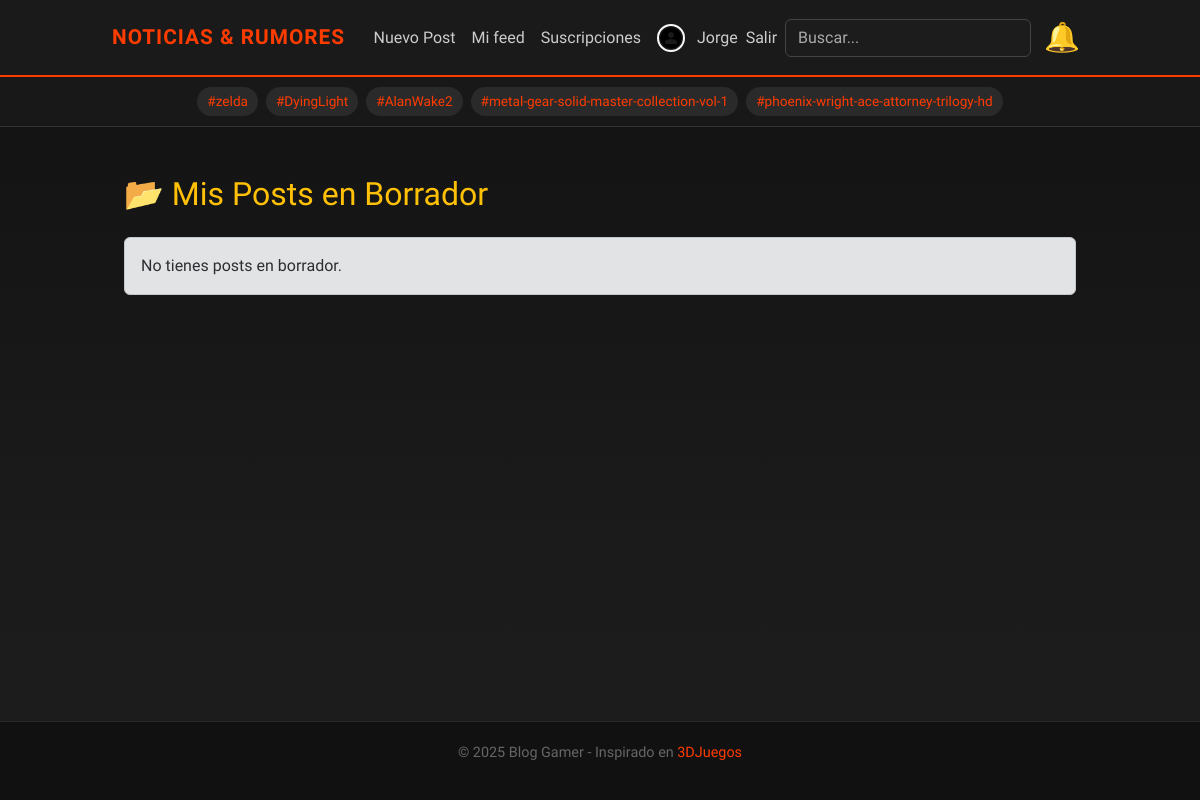
Page /my-drafts/ (signed in) on the earlier database version.
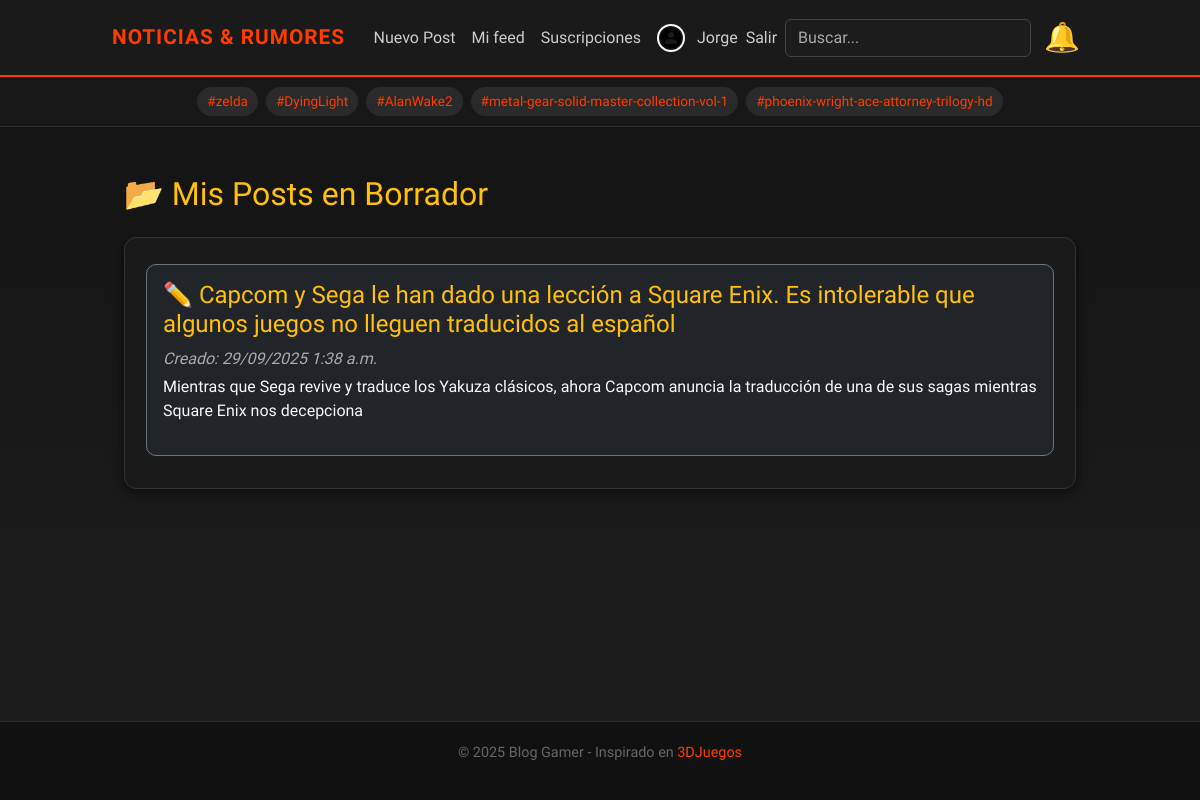
Same page on the later database version.
### blog/models.py (models this page shows, shortened)
class Post(models.Model):
    STATUS_CHOICES = (
        ('draft', 'Borrador'),
        ('published', 'Publicado'),
    )
    PLATFORM_CHOICES = [
        ("pc", "PC"),
        ("xbox", "Xbox"),
        ("nintendo", "Nintendo Switch"),
        ("mobile", "Celular"),
        ("ps", "PlayStation"),
    ]
    title = models.CharField(max_length=200, verbose_name='Título')
    slug = models.SlugField(max_length=220, unique=True, db_index=True)
    author = models.ForeignKey(User, on_delete=models.CASCADE, related_name='posts')
    is_visible = models.BooleanField(default=True)  # 👈 nuevo campo
    cover = models.ImageField(upload_to='covers/', blank=True, null=True)
    platform = models.CharField(max_length=20, choices=PLATFORM_CHOICES, default="pc")
    excerpt = models.CharField(max_length=300, blank=True)
    content = RichTextUploadingField()
    status = models.CharField(max_length=10, choices=STATUS_CHOICES, default='draft')
    created = models.DateTimeField(auto_now_add=True, db_index=True)
    updated = models.DateTimeField(auto_now=True)
    tags = TaggableManager(blank=True)
    class Meta:
        ordering = ['-created']

### blog/views.py (the view)
# urls.py: path("my-drafts/", views.my_drafts, name="my_drafts"),
@login_required
def my_drafts(request):
    drafts = Post.objects.filter(author=request.user, status="draft").order_by("-created")
    return render(request, "my_drafts.html", {"drafts": drafts})

### blog/context_processors.py (called while the page is built)
def unread_notifications(request):
    if request.user.is_authenticated:
        return {
            "unread_count": request.user.notifications.filter(is_read=False).count(),
            "notifications": request.user.notifications.all().order_by("-created_at")[:8],
        }
    return {"unread_count": 0, "notifications": []}

def global_tags(request):
    return {"all_tags": Tag.objects.all()[:15]}

def latest_notifications(request):
    if request.user.is_authenticated:
        return {
            "notifications": request.user.notifications.all().order_by("-created_at")[:8]
        }
    return {"notifications": []}

### blog/templates/my_drafts.html (shortened to what this page needs)
{% extends "base.html" %}
{% block content %}
<div class="container mt-4">
  <h2 class="mb-4 text-warning">📂 Mis Posts en Borrador</h2>
  {% if drafts %}
    <div class="drafts-container p-3">
      {% for p in drafts %}
        <div class="card draft-card bg-dark border-secondary mb-3">
          <div class="card-body">
            <h4 class="card-title">
              <a href="{% url 'blog:post_edit' p.slug %}" class="text-warning text-decoration-none">
                ✏️ {{ p.title }}
              </a>
            </h4>
            <p class="text-muted mb-1">Creado: {{ p.created|date:"d/m/Y g:i a" }}</p>
            <p class="text-light">{{ p.excerpt|default:"(Sin resumen)" }}</p>
          </div>
        </div>
      {% endfor %}
    </div>
  {% else %}
    <div class="alert alert-secondary">No tienes posts en borrador.</div>
  {% endif %}
</div>
{% endblock %}

### blog/templates/base.html (shortened to what this page needs)
<!doctype html>
<html lang="es">
<head>
  {% load static %}
  <link rel="stylesheet" href="{% static 'css/style.css' %}?v=11">
  <link href="https://cdn.jsdelivr.net/npm/bootstrap@5.3.3/dist/css/bootstrap.min.css" rel="stylesheet">
</head>
<body>
<nav class="navbar navbar-expand-lg navbar-dark">
  <div class="container">
    <a class="navbar-brand" href="{% url 'blog:post_list' %}">Noticias & Rumores</a>
    <div class="collapse navbar-collapse" id="navbarNav">
      <ul class="navbar-nav ms-auto align-items-center">
        {% if user.is_authenticated %}
          <li class="nav-item"><a class="nav-link" href="{% url 'blog:post_create' %}">Nuevo Post</a></li>
          <li class="nav-item"><a class="nav-link" href="{% url 'blog:my_personal_feed' %}">Mi feed</a></li>
          <li class="nav-item"><a class="nav-link" href="{% url 'blog:my_subscriptions' %}">Suscripciones</a></li>
          <li class="nav-item">
            <a class="nav-link d-flex align-items-center" href="{% url 'blog:profile' %}">
              <img src="{% if user.profile.avatar %}{{ user.profile.avatar.url }}{% else %}{% static 'img/default-avatar.png' %}{% endif %}"
                  alt="avatar"
                  width="28" height="28"
                  class="rounded-circle border border-2 border-light me-2">
              <span class="ms-1">{{ user.username }}</span>
            </a>
          </li>
          <li class="nav-item">
            <form method="post" action="{% url 'blog:logout' %}" style="display:inline;">
              <button type="submit" class="nav-link btn btn-link p-0" style="color:#ccc; text-decoration:none;">Salir</button>
            </form>
          </li>
        {% else %}
          <li class="nav-item"><a class="nav-link" href="{% url 'blog:login' %}">Entrar</a></li>
          <li class="nav-item"><a class="nav-link" href="{% url 'blog:signup' %}">Crear cuenta</a></li>
        {% endif %}
        <li class="nav-item">
          <form class="d-flex ms-2" method="get" action="{% url 'blog:search' %}">
            <input class="form-control" type="search" name="q" placeholder="Buscar...">
          </form>
        </li>
        <li class="nav-item">
          <div class="dropdown">
            <a href="#" class="nav-link notif-bell position-relative" id="notifDropdown"
               data-bs-toggle="dropdown" aria-expanded="false">
              🔔
            </a>
          </div>
        </li>
      </ul>
    </div>
  </div>
</nav>
<div class="tags-bar text-center">
  {% for tag in all_tags %}
    {% if tag.slug %}
      <a href="{% url 'blog:post_by_tag' tag.slug %}">#{{ tag.name }}</a>
    {% endif %}
  {% empty %}
    <span class="text-muted">No hay tags todavía</span>
  {% endfor %}
</div>
<div class="container mt-4">
  {% block content %}{% endblock %}
</div>
<footer>
  <div class="container">
    <p>&copy; {{ year|default:2025 }} Blog Gamer - Inspirado en
      <a href="https://www.3djuegos.com/" target="_blank">3DJuegos</a>
    </p>
  </div>
</footer>
</body>
</html>

Differences in the rows shown:
now on this page (row edited): Post: title "Capcom y Sega le han dado una lección a Square Enix. Es intolerable que algunos juegos no lleguen traducidos al español", created "29/09/2025 1:38 a.m.", excerpt "Mientras que Sega revive y traduce los Yakuza clásicos, ahora Capcom anuncia la traducción de una de sus sagas mientras Square Enix nos decepciona"
Other differences:
text no longer shown: "No tienes posts en borrador."
